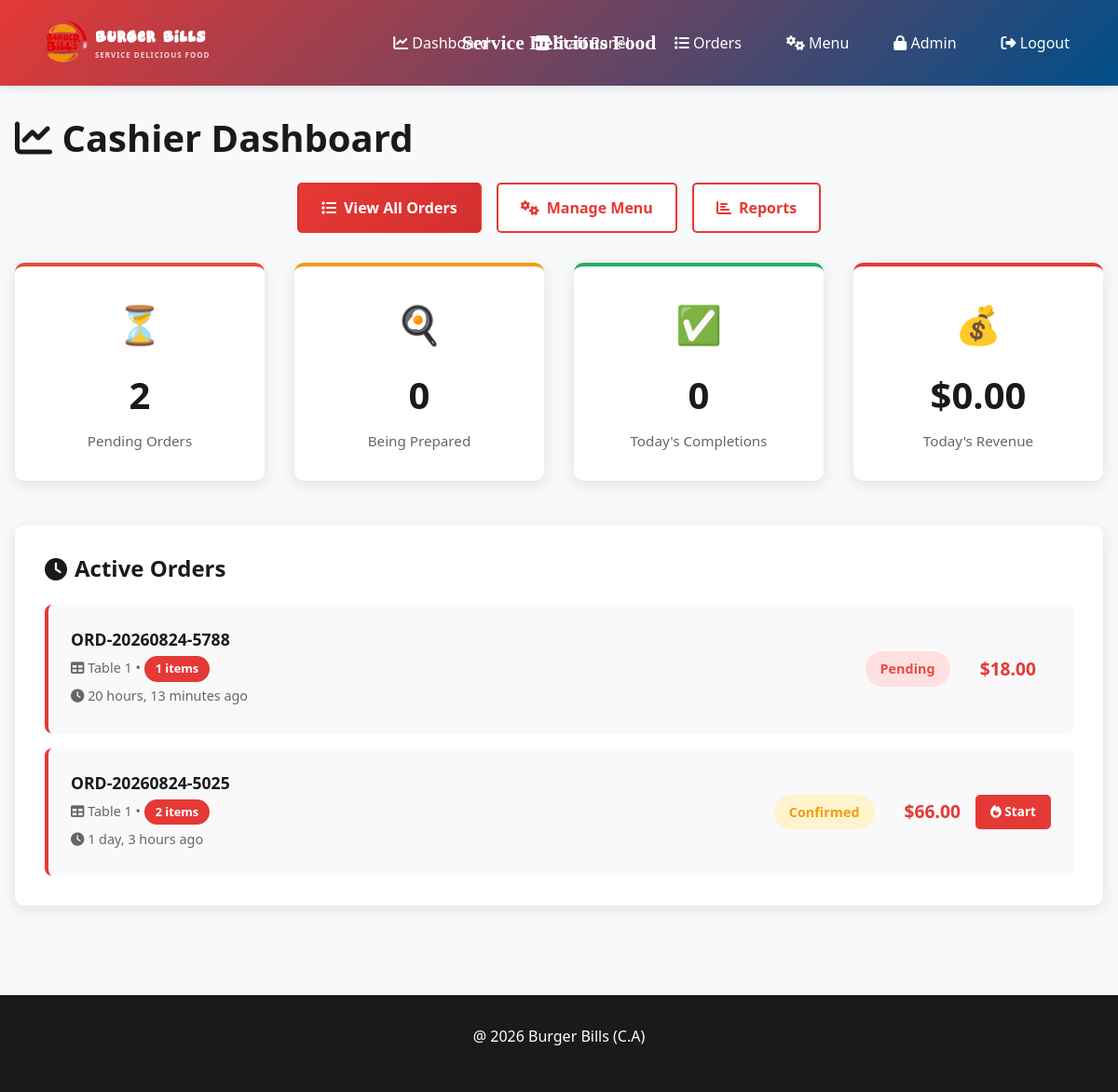
Before: /dashboard/ (signed in) with the older database file.
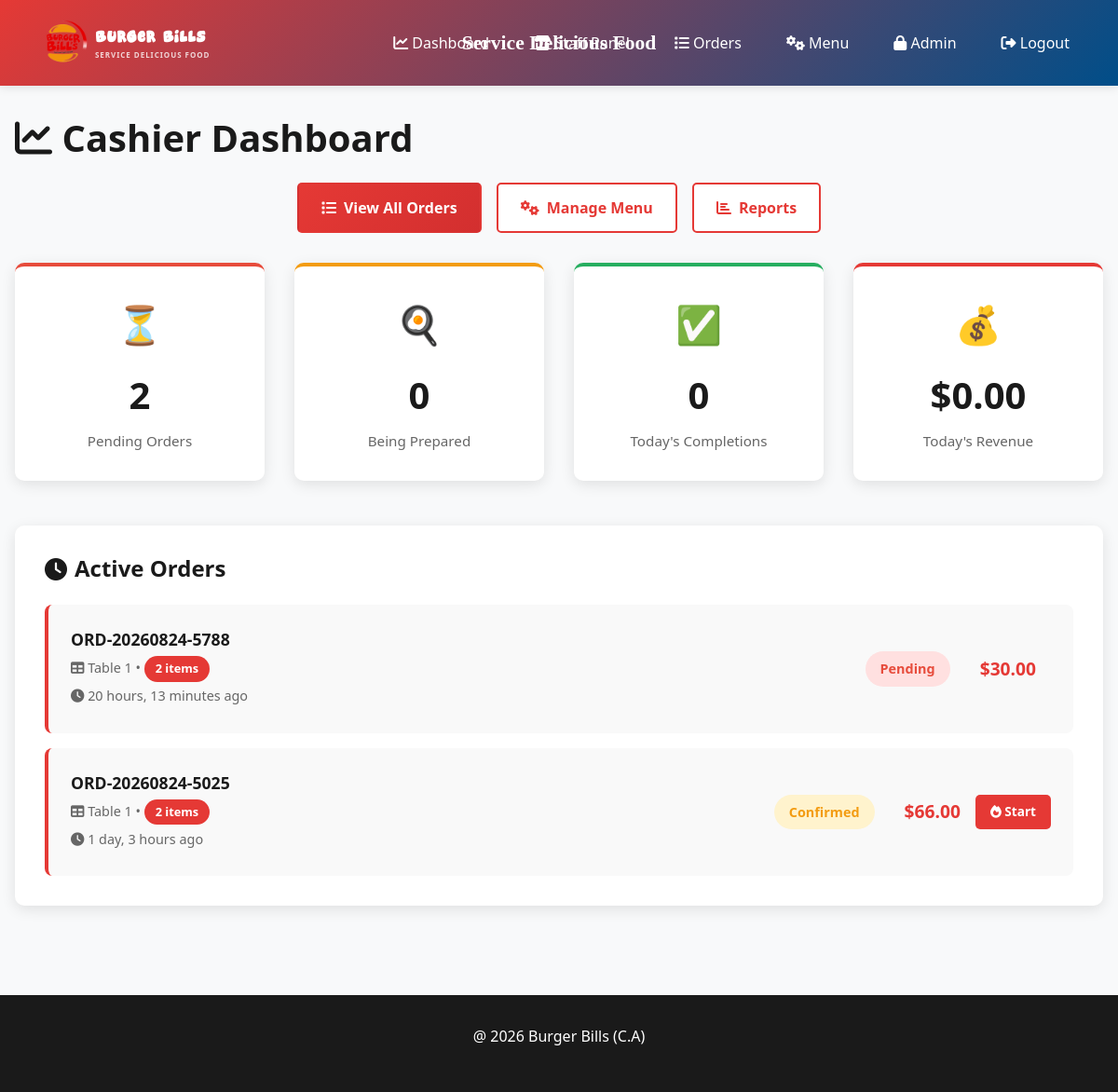
After: the same page with the newer database file.
### menu/models.py (models this page shows, shortened)
class Order(models.Model):
    ORDER_STATUS_CHOICES = [
        ('pending', 'Pending'),
        ('confirmed', 'Confirmed'),
        ('preparing', 'Preparing'),
        ('ready', 'Ready'),
        ('completed', 'Completed'),
        ('cancelled', 'Cancelled'),
    ]
    ORDER_TYPE_CHOICES = [
        ('dine_in', 'Dine In'),
        ('pickup', 'Pickup'),
    ]
    table = models.ForeignKey(Table, on_delete=models.CASCADE, related_name='orders', null=True, blank=True)
    order_number = models.CharField(max_length=20, unique=True)
    status = models.CharField(max_length=20, choices=ORDER_STATUS_CHOICES, default='pending')
    order_type = models.CharField(max_length=20, choices=ORDER_TYPE_CHOICES, default='dine_in')
    customer_name = models.CharField(max_length=200, blank=True)
    customer_phone = models.CharField(max_length=20, blank=True)
    customer_email = models.EmailField(blank=True)
    total_amount = models.DecimalField(max_digits=10, decimal_places=2, default=0)
    special_instructions = models.TextField(blank=True)
    estimated_time = models.IntegerField(default=20, help_text="Estimated time in minutes")
    is_called = models.BooleanField(default=False, help_text="Customer has been called to pick up")
    called_at = models.DateTimeField(blank=True, null=True)
    cart_expires_at = models.DateTimeField(blank=True, null=True, help_text="Cart auto-expires after 5 minutes of inactivity")
    created_at = models.DateTimeField(auto_now_add=True)
    updated_at = models.DateTimeField(auto_now=True)
    completed_at = models.DateTimeField(blank=True, null=True)
    class Meta:
        ordering = ['-created_at']

class Table(models.Model):
    number = models.IntegerField(unique=True)
    capacity = models.IntegerField(default=4)
    qr_code = models.ImageField(upload_to='qr_codes/', blank=True, null=True)
    qr_access_token = models.UUIDField(default=uuid.uuid4, editable=False)
    qr_code_generated_at = models.DateTimeField(default=timezone.now, help_text="Timestamp when QR code was last generated")
    is_active = models.BooleanField(default=True)
    created_at = models.DateTimeField(auto_now_add=True)
    menu_access_timeout_minutes = models.IntegerField(
        default=60,
        help_text="Customer menu access expires after this many minutes of inactivity"
    )
    class Meta:
        ordering = ['number']

### menu/views.py (the view)
# urls.py: path('dashboard/', views.dashboard, name='dashboard'),
@login_required
def dashboard(request):
    if not request.user.is_staff:
        return redirect('index')
    pending_orders = Order.objects.filter(status__in=['pending', 'confirmed']).count()
    preparing_orders = Order.objects.filter(status='preparing').count()
    today_completed = Order.objects.filter(
        status='completed',
        completed_at__date=timezone.now().date()
    ).count()
    today_revenue = Order.objects.filter(
        status='completed',
        completed_at__date=timezone.now().date()
    ).aggregate(Sum('total_amount'))['total_amount__sum'] or 0
    active_orders = Order.objects.filter(
        status__in=['pending', 'confirmed', 'preparing']
    ).order_by('-created_at')[:10]
    context = {
        'pending_orders': pending_orders,
        'preparing_orders': preparing_orders,
        'today_completed': today_completed,
        'today_revenue': today_revenue,
        'active_orders': active_orders,
    }
    return render(request, 'menu/dashboard.html', context)

### templates/menu/dashboard.html (shortened to what this page needs)
{% extends 'menu/base.html' %}
{% block content %}
<h1><i class="fas fa-chart-line"></i> Cashier Dashboard</h1>
<div class="quick-actions">
    <a href="{% url 'all_orders' %}" class="btn-quick btn-quick-primary">
        <i class="fas fa-list"></i> View All Orders
    </a>
    <a href="{% url 'menu_management' %}" class="btn-quick">
        <i class="fas fa-cogs"></i> Manage Menu
    </a>
    <a href="{% url 'reports' %}" class="btn-quick">
        <i class="fas fa-chart-bar"></i> Reports
    </a>
</div>
<div class="stats-grid">
    <div class="stat-card pending">
        <div class="stat-icon">⏳</div>
        <div class="stat-number">{{ pending_orders }}</div>
        <div class="stat-label">Pending Orders</div>
    </div>
    <div class="stat-card preparing">
        <div class="stat-icon">🍳</div>
        <div class="stat-number">{{ preparing_orders }}</div>
        <div class="stat-label">Being Prepared</div>
    </div>
    <div class="stat-card completed">
        <div class="stat-icon">✅</div>
        <div class="stat-number">{{ today_completed }}</div>
        <div class="stat-label">Today's Completions</div>
    </div>
    <div class="stat-card revenue">
        <div class="stat-icon">💰</div>
        <div class="stat-number">${{ today_revenue|floatformat:2 }}</div>
        <div class="stat-label">Today's Revenue</div>
    </div>
</div>
<div class="orders-section">
    <h2 class="section-title">
        <i class="fas fa-clock"></i> Active Orders
    </h2>
    {% if active_orders %}
        <div class="order-list">
            {% for order in active_orders %}
                <div class="order-card">
                    <div class="order-info">
                        <div class="order-number">{{ order.order_number }}</div>
                        <div class="order-meta">
                            <i class="fas fa-table"></i> Table {{ order.table.number }}
                            •
                            <span class="order-items-count">{{ order.items.count }} items</span>
                        </div>
                        <div class="order-meta">
                            <i class="fas fa-clock"></i> {{ order.created_at|timesince }} ago
                        </div>
                    </div>
                    <div style="text-align: right; display: flex; align-items: center; gap: 1rem;">
                        <span class="order-status-badge status-{{ order.status }}">
                            {% if order.status == 'pending' %}Pending{% elif order.status == 'confirmed' %}Confirmed{% elif order.status == 'preparing' %}Preparing{% elif order.status == 'ready' %}Ready{% else %}{{ order.status }}{% endif %}
                        </span>
                        <div style="text-align: right;">
                            <div style="font-weight: 700; font-size: 1.2rem; color: #E53935;">
                                ${{ order.total_amount }}
                            </div>
                        </div>
                        <div class="order-actions">
                            {% if order.status == 'confirmed' %}
                                <button class="btn-action-small btn-update" onclick="updateStatus({{ order.id }}, 'preparing')">
                                    <i class="fas fa-fire"></i> Start
                                </button>
                            {% elif order.status == 'preparing' %}
                                <button class="btn-action-small btn-update" onclick="updateStatus({{ order.id }}, 'ready')">
                                    <i class="fas fa-check"></i> Ready
                                </button>
                            {% endif %}
                        </div>
                    </div>
                </div>
            {% endfor %}
        </div>
    {% else %}
        <div class="empty-state">
            <i class="fas fa-inbox"></i>
            <p>No active orders at the moment</p>
        </div>
    {% endif %}
</div>
{% endblock %}

Changed rows visible on the page:
changed Order "ORD-20260824-5788": items.count "1" → "2"; total_amount "18.00" → "30.00"
